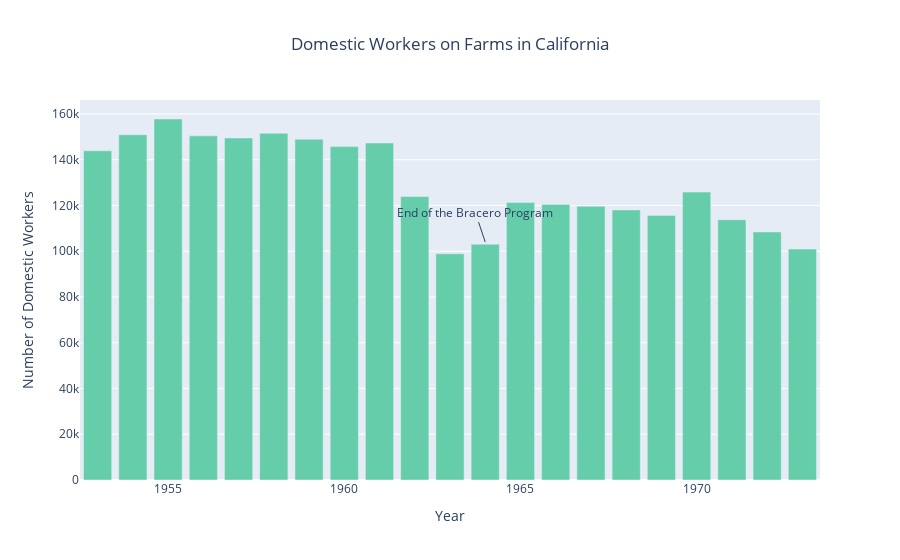

Source (notebook cell):
### Markdown cell above
Additionally, a national overview again does not address the disparity in states and their participation in the Bracero Program. In the figures below, one can see that there was a slight increase in domestic farm workers in California after ending the Bracero Program. However, this increase in around 15,000 domestic workers does not totally account for the loss of around 26,000 Bracero Workers as indicated by the Bracero graph. Therefore, it is possible the loss of Braceros increased local hiring, but not to the extent that it fully replaced Bracero work. On the other hand, in Texas there was no increase in domestic farmworkers after ending the Bracero Program, showing that California cannot represent an overall improvement in hiring domestic workers after the end of the Bracero Program.

The graph of Florida also complicates this conclusion, as Florida was one the states that, according to this dataset, did not have any Bracero workers. However, their hiring of domestic workers increased just before ending the Bracero program and showed a similar pattern to California after the end of the program. Therefore, one cannot confidently conclude that the end of the Bracero Program was the cause of an increase in domestic hiring in California because a similar phenomenon occurred in a state without Bracero workers.

### Code cell
#california
cafilter = domestic_df['State'] == 'CA'
cadomestic = domestic_df[cafilter]
cadomesticfig = px.bar(cadomestic, x='Year', y='TotalDomestic', title='Domestic Workers on Farms in California', 
                     labels={'TotalDomestic': 'Number of Domestic Workers'})
cadomesticfig.update_layout(title={'x':0.5, 'xanchor': 'center'})
cadomesticfig.add_annotation(x=1964, y=104000, text='End of the Bracero Program', showarrow=True)
cadomesticfig.update_traces(marker_color='mediumaquamarine')
cadomesticfig.show()

#florida
txfilter = domestic_df['State'] == 'TX'
txdomestic = domestic_df[txfilter]
txdomesticfig = px.bar(txdomestic, x='Year', y='TotalDomestic', title='Domestic Workers on Farms in Texas', 
                     labels={'TotalDomestic': 'Number of Domestic Workers'})
txdomesticfig.update_layout(title={'x':0.5, 'xanchor': 'center'})
txdomesticfig.add_annotation(x=1964, y=110000, text='End of the Bracero Program', showarrow=True)
txdomesticfig.update_traces(marker_color='indianred')
txdomesticfig.show()

#florida
flfilter = domestic_df['State'] == 'FL'
fldomestic = domestic_df[flfilter]
fldomesticfig = px.bar(fldomestic, x='Year', y='TotalDomestic', title='Domestic Workers on Farms in Florida', 
                     labels={'TotalDomestic': 'Number of Domestic Workers'})
fldomesticfig.update_layout(title={'x':0.5, 'xanchor': 'center'})
fldomesticfig.add_annotation(x=1964, y=45000, text='End of the Bracero Program', showarrow=True)
fldomesticfig.update_traces(marker_color='lightskyblue')
fldomesticfig.show()

### Figure 1 — Plotly figure (JSON) as saved in the notebook; plotly's stock layout.template omitted (floating-point values rounded to 4 significant figures)
{"data": [{"alignmentgroup": "True", "hovertemplate": "Year=%{x}<br>Number of Domestic Workers=%{y}<extra></extra>", "legendgroup": "", "marker": {"color": "mediumaquamarine", "pattern": {"shape": ""}}, "name": "", "offsetgroup": "", "orientation": "v", "showlegend": false, "textposition": "auto", "type": "bar", "x": [1953, 1954, 1955, 1956, 1957, 1958, 1959, 1960, 1961, 1962, 1963, 1964, 1965, 1966, 1967, 1968, 1969, 1970, 1971, 1972, 1973], "xaxis": "x", "y": [143920, 150900.0, 157800, 150400.0, 149500.0, 151550, 148900.0, 145700.0, 147300.0, 123900.0, 98890.0, 103100.0, 121300.0, 120470, 119618, 118100.0, 115700.0, 125800.0, 113800.0, 108400.0, 100900.0], "yaxis": "y"}], "layout": {"annotations": [{"showarrow": true, "text": "End of the Bracero Program", "x": 1964, "y": 104000}], "autosize": true, "barmode": "relative", "legend": {"tracegroupgap": 0}, "title": {"text": "Domestic Workers on Farms in California", "x": 0.5, "xanchor": "center"}, "xaxis": {"anchor": "y", "autorange": true, "domain": [0, 1], "range": [1952.0, 1974.0], "title": {"text": "Year"}, "type": "linear"}, "yaxis": {"anchor": "x", "autorange": true, "domain": [0, 1], "range": [0, 166100.0], "title": {"text": "Number of Domestic Workers"}, "type": "linear"}}}
